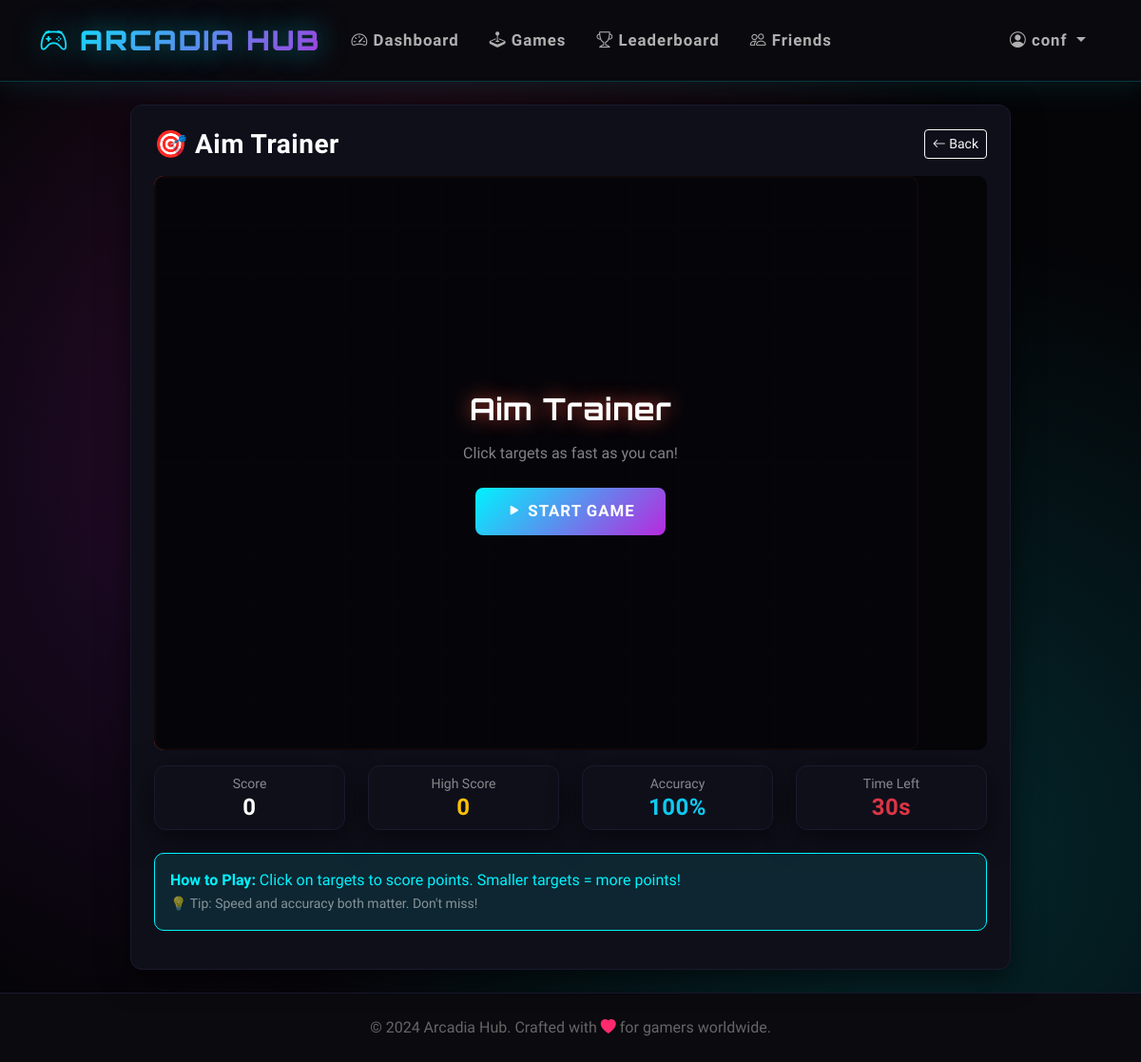
/game/aimtrainer (signed in), run on the app's committed database.
### tables this page shows
CREATE TABLE users (user_id INTEGER PRIMARY KEY AUTOINCREMENT, username TEXT UNIQUE NOT NULL, password_hash TEXT NOT NULL, email TEXT UNIQUE NOT NULL, created_at TIMESTAMP DEFAULT CURRENT_TIMESTAMP, last_login DATE, streak INTEGER DEFAULT 0, coins INTEGER DEFAULT 100, total_games_played INTEGER DEFAULT 0, total_score INTEGER DEFAULT 0, avatar_config TEXT, settings_config TEXT DEFAULT '{"theme": "dark", "sound": true, "notifications": true}', xp INTEGER DEFAULT 0, player_level INTEGER DEFAULT 1);

CREATE TABLE games (game_id INTEGER PRIMARY KEY AUTOINCREMENT, game_key TEXT UNIQUE NOT NULL, name TEXT NOT NULL, category TEXT, difficulty TEXT, play_count INTEGER DEFAULT 0, icon TEXT, color TEXT);

### app.py (the view)
@app.route('/game/<game_key>')
@login_required
def play_game(game_key):
    game = db.fetch_one("SELECT * FROM games WHERE game_key = ?", (game_key,))
    if not game:
        flash('Game not found', 'danger')
        return redirect(url_for('games'))
    return render_template(f'games/{game_key}.html', game=game)

### app.py (called while the page is built)
def login_required(f):
    @wraps(f)
    def decorated_function(*args, **kwargs):
        if 'user_id' not in session:
            flash('Please log in to access this page', 'warning')
            return redirect(url_for('login'))
        session.permanent = True
        return f(*args, **kwargs)
    return decorated_function

@app.before_request
def load_user():
    if 'user_id' in session:
        user = db.fetch_one("SELECT * FROM users WHERE user_id = ?", (session['user_id'],))
        if user:
            session.permanent = True

    def fetch_one(self, query, params=()):
        try:
            self.cursor.execute(query, params)
            return self.cursor.fetchone()
        except Exception as e:
            logger.error(f"Database fetch_one error: {e}\nQuery: {query}")
            raise

### templates/games/aimtrainer.html (shortened to what this page needs)
{% extends "base.html" %}
{% block content %}
<div class="row justify-content-center">
    <div class="col-md-10">
        <div class="card p-4">
            <div class="d-flex justify-content-between align-items-center mb-3">
                <h3 class="text-white mb-0">{{ game.icon }} {{ game.name }}</h3>
                <a href="{{ url_for('games') }}" class="btn btn-sm btn-outline-light">
                    <i class="bi bi-arrow-left"></i> Back
                </a>
            </div>
            <div class="text-center mb-3 position-relative">
                <div id="gameOverlay" class="position-absolute top-0 start-0 w-100 h-100 d-flex flex-column align-items-center justify-content-center" style="background: rgba(5,5,8,0.95); border-radius: 10px; z-index: 10;">
                    <h2 class="text-white mb-3" id="overlayTitle" style="font-family: 'Orbitron', sans-serif; text-shadow: 0 0 20px rgba(231,76,60,0.8);">Aim Trainer</h2>
                    <p class="text-white-50 mb-4" id="overlaySubtitle">Click targets as fast as you can!</p>
                    <button id="startBtn" class="btn btn-accent btn-lg pulse-glow">
                        <i class="bi bi-play-fill"></i> Start Game
                    </button>
                </div>
            </div>
            <div class="row mb-3">
                <div class="col-md-3 col-6 mb-2">
                    <div class="card bg-dark border-secondary p-2 text-center">
                        <small class="text-white-50">Score</small>
                        <h4 class="text-white mb-0" id="currentScore">0</h4>
                    </div>
                </div>
                <div class="col-md-3 col-6 mb-2">
                    <div class="card bg-dark border-secondary p-2 text-center">
                        <small class="text-white-50">High Score</small>
                        <h4 class="text-warning mb-0" id="highScore">0</h4>
                    </div>
                </div>
                <div class="col-md-3 col-6 mb-2">
                    <div class="card bg-dark border-secondary p-2 text-center">
                        <small class="text-white-50">Accuracy</small>
                        <h4 class="text-info mb-0" id="accuracy">100%</h4>
                    </div>
                </div>
                <div class="col-md-3 col-6 mb-2">
                    <div class="card bg-dark border-secondary p-2 text-center">
                        <small class="text-white-50">Time Left</small>
                        <h4 class="text-danger mb-0" id="timeLeft">30s</h4>
                    </div>
                </div>
            </div>
            <div class="alert alert-info">
                <strong> How to Play:</strong> Click on targets to score points. Smaller targets = more points!
                <br><small class="text-white-50">💡 Tip: Speed and accuracy both matter. Don't miss!</small>
            </div>
        </div>
    </div>
</div>
{% endblock %}

### templates/base.html (shortened to what this page needs)
<!DOCTYPE html>
<html lang="en" data-bs-theme="dark">
<head>
    <link href="https://cdn.jsdelivr.net/npm/bootstrap@5.3.0/dist/css/bootstrap.min.css" rel="stylesheet">
    <link rel="stylesheet" href="https://cdn.jsdelivr.net/npm/bootstrap-icons@1.10.0/font/bootstrap-icons.css">
</head>
<body>
    <nav class="navbar navbar-expand-lg navbar-dark sticky-top">
        <div class="container">
            <a class="navbar-brand" href="{{ url_for('dashboard') }}">
                <i class="bi bi-controller"></i> ARCADIA HUB
            </a>
            {% if session.user_id %}
            <div class="collapse navbar-collapse" id="navbarNav">
                <ul class="navbar-nav me-auto">
                    <li class="nav-item">
                        <a class="nav-link" href="{{ url_for('dashboard') }}">
                            <i class="bi bi-speedometer2"></i> Dashboard
                        </a>
                    </li>
                    <li class="nav-item">
                        <a class="nav-link" href="{{ url_for('games') }}">
                            <i class="bi bi-joystick"></i> Games
                        </a>
                    </li>
                    <li class="nav-item">
                        <a class="nav-link" href="{{ url_for('leaderboard') }}">
                            <i class="bi bi-trophy"></i> Leaderboard
                        </a>
                    </li>
                    <li class="nav-item">
                        <a class="nav-link" href="{{ url_for('friends') }}">
                            <i class="bi bi-people"></i> Friends
                        </a>
                    </li>
                </ul>
                <ul class="navbar-nav">
                    <li class="nav-item dropdown">
                        <a class="nav-link dropdown-toggle" href="#" role="button" data-bs-toggle="dropdown">
                            <i class="bi bi-person-circle"></i> {{ session.username }}
                        </a>
                    </li>
                </ul>
            </div>
            {% endif %}
        </div>
    </nav>
    <main class="py-4">
        <div class="container">
            {% block content %}{% endblock %}
        </div>
    </main>
    <footer class="py-4 mt-auto">
        <div class="container text-center">
            <p class="mb-0" style="color: #666;">
                &copy; 2024 Arcadia Hub. Crafted with <i class="bi bi-heart-fill" style="color: var(--neon-pink);"></i> for gamers worldwide.
            </p>
        </div>
    </footer>
</body>
</html>

### templates/base.html (style rules this page uses)
* { margin: 0; padding: 0; box-sizing: border-box; }
:root { --neon-blue: #00f3ff; --neon-purple: #b829dd; --neon-pink: #ff2a6d; --neon-green: #05ffa1; --dark-bg: #0a0a0f; --darker-bg: #050508; --card-bg: #0f0f1a; --card-border: #1a1a2e; }
body { min-height: 100vh; background: var(--darker-bg); font-family: 'Rajdhani', sans-serif; color: #e0e0e0; overflow-x: hidden; }
body::before { content: ''; position: fixed; top: 0; left: 0; width: 100%; height: 100%; background: radial-gradient(circle at 20% 50%, rgba(184, 41, 221, 0.15) 0%, transparent 50%), radial-gradient(circle at 80% 80%, rgba(0, 243, 255, 0.15) 0%, transparent 50%), radial-gradient(circle at 40% 20%, rgba(255, 42, 109, 0.1) 0%, transparent 50%); pointer-events: none; z-index: -1; }
.navbar { background: rgba(10, 10, 15, 0.95) !important; backdrop-filter: blur(20px); border-bottom: 1px solid rgba(0, 243, 255, 0.2); box-shadow: 0 4px 30px rgba(0, 243, 255, 0.1); padding: 1rem 0; }
.navbar-brand { font-family: 'Orbitron', sans-serif; font-weight: 900; font-size: 1.8rem; background: linear-gradient(135deg, var(--neon-blue), var(--neon-purple)); -webkit-background-clip: text; -webkit-text-fill-color: transparent; background-clip: text; text-shadow: 0 0 30px rgba(0, 243, 255, 0.5); letter-spacing: 2px; }
.nav-link { font-weight: 600; font-size: 1.05rem; letter-spacing: 1px; color: #b0b0b0 !important; transition: all 0.3s ease; position: relative; padding: 0.5rem 1rem !important; }
.nav-link::before { content: ''; position: absolute; bottom: 0; left: 50%; transform: translateX(-50%); width: 0; height: 2px; background: linear-gradient(90deg, var(--neon-blue), var(--neon-purple)); transition: width 0.3s ease; }
.card { background: var(--card-bg) !important; border: 1px solid var(--card-border) !important; border-radius: 12px; box-shadow: 0 8px 32px rgba(0, 0, 0, 0.6); transition: all 0.3s ease; position: relative; overflow: hidden; }
.card::before { content: ''; position: absolute; top: 0; left: 0; right: 0; height: 2px; background: linear-gradient(90deg, transparent, var(--neon-blue), var(--neon-purple), transparent); opacity: 0; transition: opacity 0.3s ease; }
.btn-accent { background: linear-gradient(135deg, var(--neon-blue), var(--neon-purple)); border: none; color: white; padding: 12px 32px; border-radius: 8px; font-weight: 700; font-size: 1.05rem; letter-spacing: 1px; transition: all 0.3s ease; position: relative; overflow: hidden; text-transform: uppercase; }
.btn-accent::before { content: ''; position: absolute; top: 50%; left: 50%; width: 0; height: 0; border-radius: 50%; background: rgba(255, 255, 255, 0.2); transform: translate(-50%, -50%); transition: width 0.6s, height 0.6s; }
.alert { border-radius: 10px; border: 1px solid; }
.alert-info { background: rgba(0, 243, 255, 0.1); border-color: var(--neon-blue); color: var(--neon-blue); }
footer { background: var(--dark-bg); border-top: 1px solid var(--card-border); }
.pulse-glow { animation: pulse-glow 2s ease-in-out infinite; }
h1, h2, h3, h4, h5, h6 { font-family: 'Rajdhani', sans-serif; font-weight: 700; letter-spacing: 0.5px; }

### data on the page
users: username "conf"
games: icon "🎯", name "Aim Trainer"
